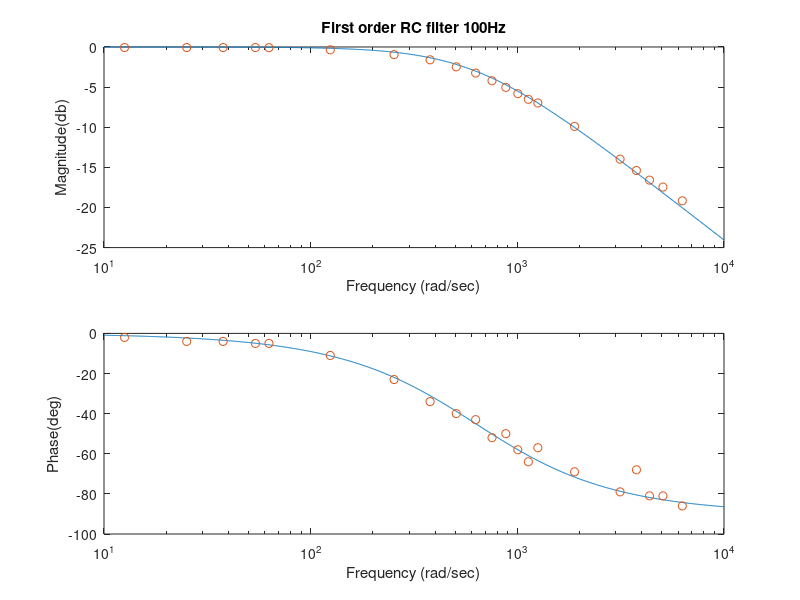
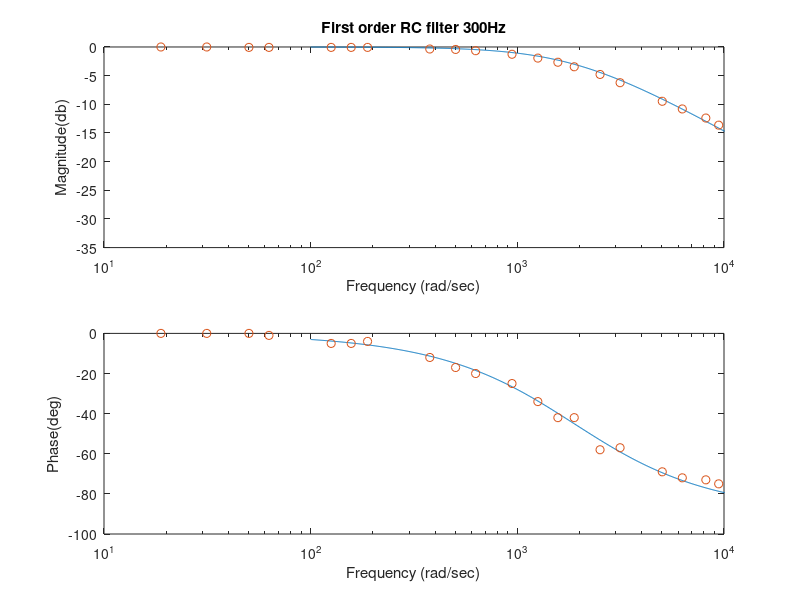
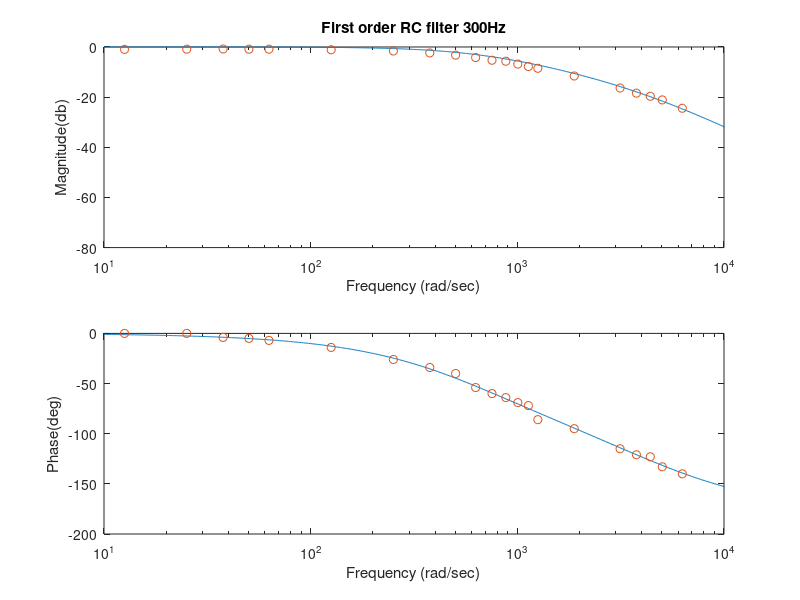

Write the MATLAB code that produced these figures, in order.
clear;
clc;
close all;

%% 100Hz first order RC filter
% This file illustrates how to plot both experimental and theoritical data
% on a Bode plot
% Set up your theoretical system transfer function
R = 7.23e3;
C = 0.22e-6;
sys = tf(1,[R*C 1])

% Input the experimental data
%read data from .dat file
data = load('RC100Hz.dat');
f_data = data(:, 1);
mag_data = data(:, 2);
phase_data = data(:, 3);
%convert frequency to angular frequency
w_data = f_data*2*pi;
%offset phase data
phase_data = -phase_data;

%Use the Bode command to calculate the theoretical magnitude, phase of the system
[mag,phase,w]=bode(sys);
% bode(sys)

% The magnitude and phase are 3 dimensional arrays from the Bode command
% and must be converted to 1 dimensional arrays using the squeeze command
magp = squeeze(mag);
phasep = squeeze(phase);

% Manually plot the theoretical and experimental data on the bode plot
figure
subplot(2,1,1)
semilogx(w,20*log10(magp),w_data,20*log10(mag_data),'o')
xlabel('Frequency (rad/sec)')
ylabel('Magnitude(db)')
xlim([10 10^4])
title('First order RC filter 100Hz')
subplot(2,1,2)
semilogx(w,phasep,w_data,phase_data,'o')
xlabel('Frequency (rad/sec)')
ylabel('Phase(deg)')
xlim([10 10^4])

%% 300Hz first order RC filter
% This file illustrates how to plot both experimental and theoritical data
% on a Bode plot
% Set up your theoretical system transfer function
R = 5.31e3;
C = 0.1e-6;
sys = tf(1,[R*C 1])

% Input the experimental data
%read data from .dat file
data = load('RC300Hz.dat');
f_data = data(:, 1);
mag_data = data(:, 2);
phase_data = data(:, 3);
%convert frequency to angular frequency
w_data = f_data*2*pi;
%offset phase data
phase_data = -phase_data;

%Use the Bode command to calculate the theoretical magnitude, phase of the system
[mag,phase,w]=bode(sys);
% bode(sys)

% The magnitude and phase are 3 dimensional arrays from the Bode command
% and must be converted to 1 dimensional arrays using the squeeze command
magp = squeeze(mag);
phasep = squeeze(phase);

% Manually plot the theoretical and experimental data on the bode plot
figure
subplot(2,1,1)
semilogx(w,20*log10(magp),w_data,20*log10(mag_data),'o')
xlabel('Frequency (rad/sec)')
ylabel('Magnitude(db)')
xlim([10 10^4])
title('First order RC filter 300Hz')
subplot(2,1,2)
semilogx(w,phasep,w_data,phase_data,'o')
xlabel('Frequency (rad/sec)')
ylabel('Phase(deg)')
xlim([10 10^4])

%% 100Hz second order RC filter
% This file illustrates how to plot both experimental and theoritical data
% on a Bode plot
% Set up your theoretical system transfer function
R = 8.76e3;
C = 68e-9;
sys = tf(1,[(R*C)^2 3*R*C 1])

% Input the experimental data
%read data from .dat file
data = load('RC100Hz_2ndOrder.dat');
f_data = data(:, 1);
mag_data = data(:, 2);
phase_data = data(:, 3);
%convert frequency to angular frequency
w_data = f_data*2*pi;
%offset phase data
phase_data = -phase_data;

%Use the Bode command to calculate the theoretical magnitude, phase of the system
[mag,phase,w]=bode(sys);
% bode(sys)

% The magnitude and phase are 3 dimensional arrays from the Bode command
% and must be converted to 1 dimensional arrays using the squeeze command
magp = squeeze(mag);
phasep = squeeze(phase);

% Manually plot the theoretical and experimental data on the bode plot
figure
subplot(2,1,1)
semilogx(w,20*log10(magp),w_data,20*log10(mag_data),'o')
xlabel('Frequency (rad/sec)')
ylabel('Magnitude(db)')
xlim([10 10^4])
title('First order RC filter 300Hz')
subplot(2,1,2)
semilogx(w,phasep,w_data,phase_data,'o')
xlabel('Frequency (rad/sec)')
ylabel('Phase(deg)')
xlim([10 10^4])
